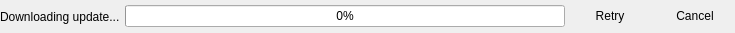
<?xml version="1.0" encoding="UTF-8"?>
<ui version="4.0">
 <class>DownloadProgressWidget</class>
 <widget class="QWidget" name="DownloadProgressWidget">
  <property name="geometry">
   <rect>
    <x>0</x>
    <y>0</y>
    <width>735</width>
    <height>33</height>
   </rect>
  </property>
  <property name="windowTitle">
   <string>Form</string>
  </property>
  <property name="windowIcon">
   <iconset>
    <normaloff>:/icons/icons/update_down_arrow.png</normaloff>:/icons/icons/update_down_arrow.png</iconset>
  </property>
  <layout class="QHBoxLayout" name="horizontalLayout" stretch="0,1,0,0">
   <property name="spacing">
    <number>5</number>
   </property>
   <property name="margin">
    <number>0</number>
   </property>
   <item>
    <widget class="QLabel" name="label">
     <property name="text">
      <string>Downloading update...</string>
     </property>
     <property name="margin">
      <number>7</number>
     </property>
    </widget>
   </item>
   <item>
    <widget class="QProgressBar" name="progressBar">
     <property name="value">
      <number>0</number>
     </property>
    </widget>
   </item>
   <item>
    <widget class="QPushButton" name="downloadRetryButton">
     <property name="text">
      <string>Retry</string>
     </property>
     <property name="icon">
      <iconset resource="resource.qrc">
       <normaloff>:/classic/icons/reload_classic.png</normaloff>:/classic/icons/reload_classic.png</iconset>
     </property>
     <property name="iconSize">
      <size>
       <width>24</width>
       <height>24</height>
      </size>
     </property>
     <property name="flat">
      <bool>true</bool>
     </property>
    </widget>
   </item>
   <item>
    <widget class="QPushButton" name="downloadCancelButton">
     <property name="text">
      <string>Cancel</string>
     </property>
     <property name="icon">
      <iconset resource="resource.qrc">
       <normaloff>:/classic/icons/close_with_circle_classic.png</normaloff>:/classic/icons/close_with_circle_classic.png</iconset>
     </property>
     <property name="iconSize">
      <size>
       <width>24</width>
       <height>24</height>
      </size>
     </property>
     <property name="flat">
      <bool>true</bool>
     </property>
    </widget>
   </item>
  </layout>
 </widget>
 <resources>
  <include location="resource.qrc"/>
 </resources>
 <connections/>
</ui>
